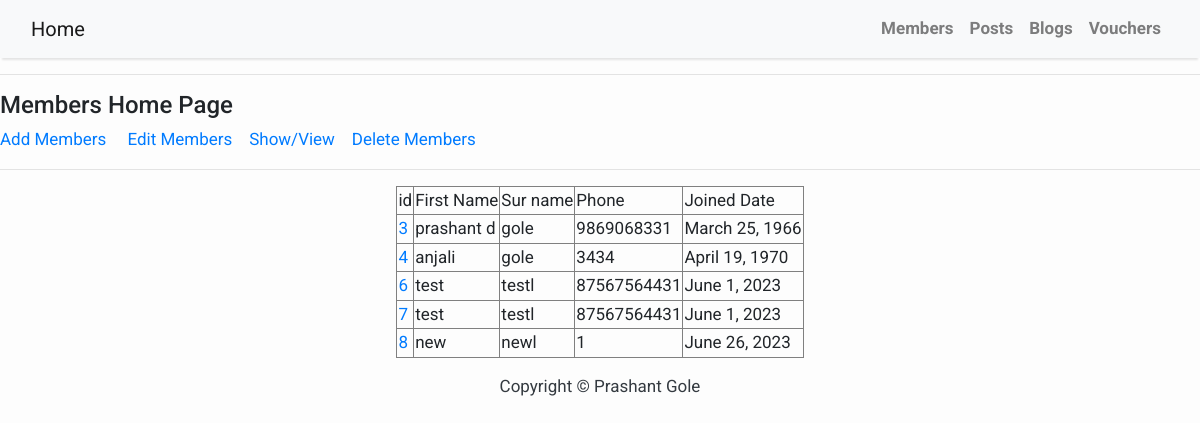
The page /mshow/ on the database its author committed.
### members/models.py (models this page shows, shortened)
class Member(models.Model):
  firstname = models.CharField(max_length=255)
  lastname = models.CharField(max_length=255)
  phone = models.IntegerField(null=True)   # new
  joined_date = models.DateField(null=True) # new
  fees_paid=models.IntegerField(null=True) #new
  fees_balance=models.DecimalField (max_digits = 16,decimal_places = 2 , null=True) #new
  fees_paid_date=models.DateField(null=True) #new

### members/views.py (the view)
# urls.py: path('mshow/', views.mshow, name='mshow'),
def mshow(request):
      mymembers = Member.objects.all().values()
      template = loader.get_template( 'all_members.html')
      context = { 'mymembers': mymembers, }
      return HttpResponse(template.render(context, request))

### members/templates/all_members.html (shortened to what this page needs)
{% extends  "base.html" %}
{% block content %}
<!DOCTYPE html>
<html>
<body>
<hr>
<h4>Members  Home Page </h4>
 <p> <a href="/madd/">Add  Members</a> &nbsp;&nbsp;&nbsp;
         <a href="/medit/">Edit Members</a>&nbsp;&nbsp;&nbsp;
         <a href="/mshow/">Show/View</a>&nbsp;&nbsp;&nbsp;
         <a href="/mdelete/">Delete Members</a>
  </p>
 <hr>
<center>
 <table border="1">
 <tr> <td> id </td> <td> First Name </td> <td> Sur name </td> <td> Phone </td> <td> Joined Date </td> </tr>
  {% for x in mymembers %}
   <tr>
   <td> <a href="details/{{ x.id }}">{{ x.id}} </a>  </td>
    <td>  {{ x.firstname }} </td>
   <td>   {{ x.lastname }} </td>
   <td>  {{ x.phone }}  </td>
   <td> {{ x.joined_date }} </td>
    </tr>
  {% endfor %}
  </table>
</body>
</html>
{% endblock %}

### members/templates/base.html (style rules this page uses)
body { font-family: "Roboto", sans-serif; font-size: 17px; background-color: #fdfdfd; }

### rows shown on the page
Member: id "3", firstname "prashant d", lastname "gole", phone "9869068331", joined_date "March 25, 1966"
Member: id "4", firstname "anjali", lastname "gole", phone "3434", joined_date "April 19, 1970"
Member: id "6", firstname "test", lastname "testl", phone "87567564431", joined_date "June 1, 2023"
Member: id "7", firstname "test", lastname "testl", phone "87567564431", joined_date "June 1, 2023"
Member: id "8", firstname "new", lastname "newl", phone "1", joined_date "June 26, 2023"
